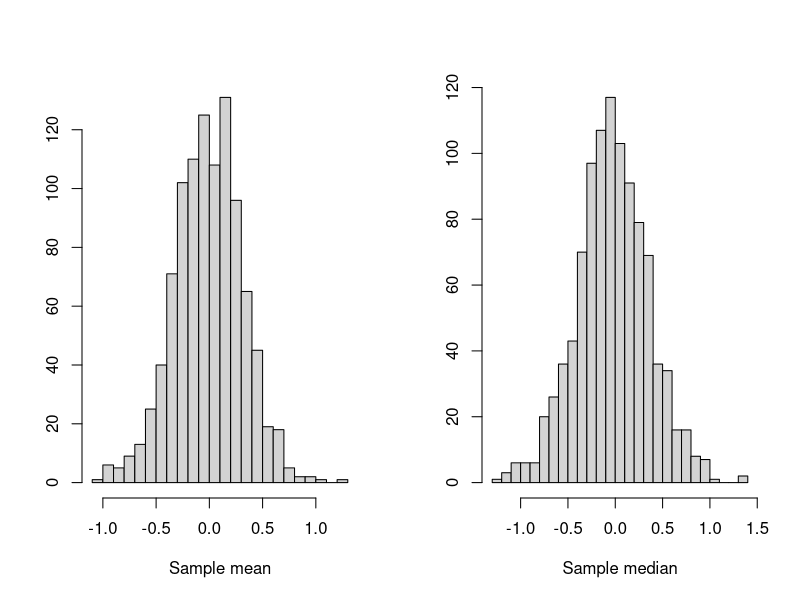
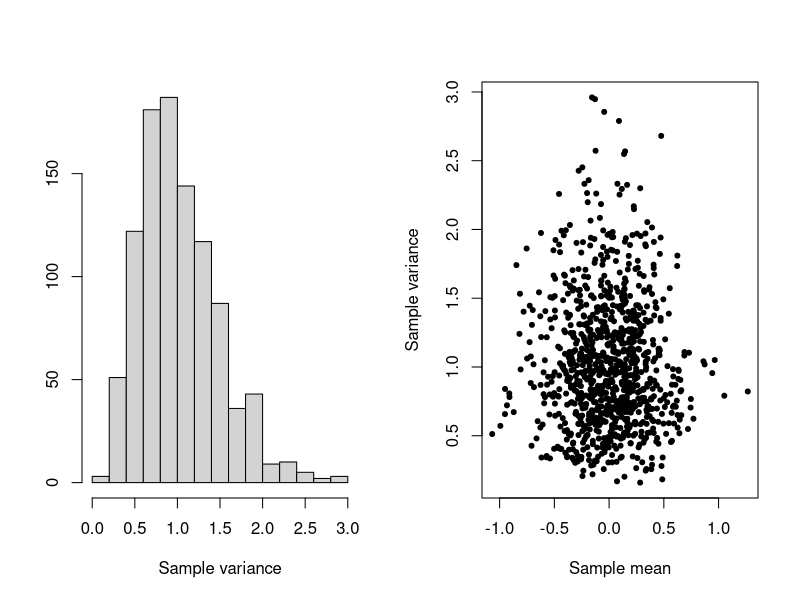

R code for these plots, in order:
## STAT-10 - Example 1 ##

# Generating the simulated data #
M <- matrix(rnorm(10000), ncol=10)
xbar <- apply(M, 1, mean)
xtilde <- apply(M, 1, median)
s2 <- apply(M, 1, var)
df <- data.frame(xbar, xtilde, s2)
str(df)
df[1:10, ]

# Sampling distributions of the mean and the median #
mean(xbar)
var(xbar)
mean(xtilde)
var(xtilde)
par(mfrow=c(1,2))
hist(xbar, main="", breaks=20, xlab="Sample mean", ylab="")
hist(xtilde, main="", breaks=20, xlab="Sample median", ylab="")

## Sampling distribution of the variance ##
mean(s2)
var(s2)
hist(s2, main="", breaks=20, xlab="Sample variance", ylab="")
plot(s2 ~ xbar, main="", pch=20, xlab="Sample mean", ylab="Sample variance")

